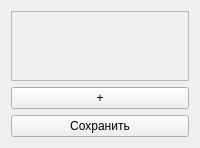
<?xml version="1.0" encoding="UTF-8"?>
<ui version="4.0">
 <class>Form</class>
 <widget class="QWidget" name="Form">
  <layout class="QVBoxLayout" name="verticalLayout">
   <item>
    <widget class="QScrollArea" name="scrollArea">
     <property name="widgetResizable">
      <bool>true</bool>
     </property>
     <widget class="QWidget" name="scrollAreaWidgetContents">
      <layout class="QVBoxLayout" name="teachersListLayout"/>
     </widget>
    </widget>
   </item>
   <item>
    <widget class="QPushButton" name="add_btn">
     <property name="text">
      <string>+</string>
     </property>
    </widget>
   </item>
   <item>
    <widget class="QPushButton" name="save_btn">
     <property name="text">
      <string>Сохранить</string>
     </property>
    </widget>
   </item>
  </layout>
 </widget>
 <resources/>
 <connections/>
</ui>
